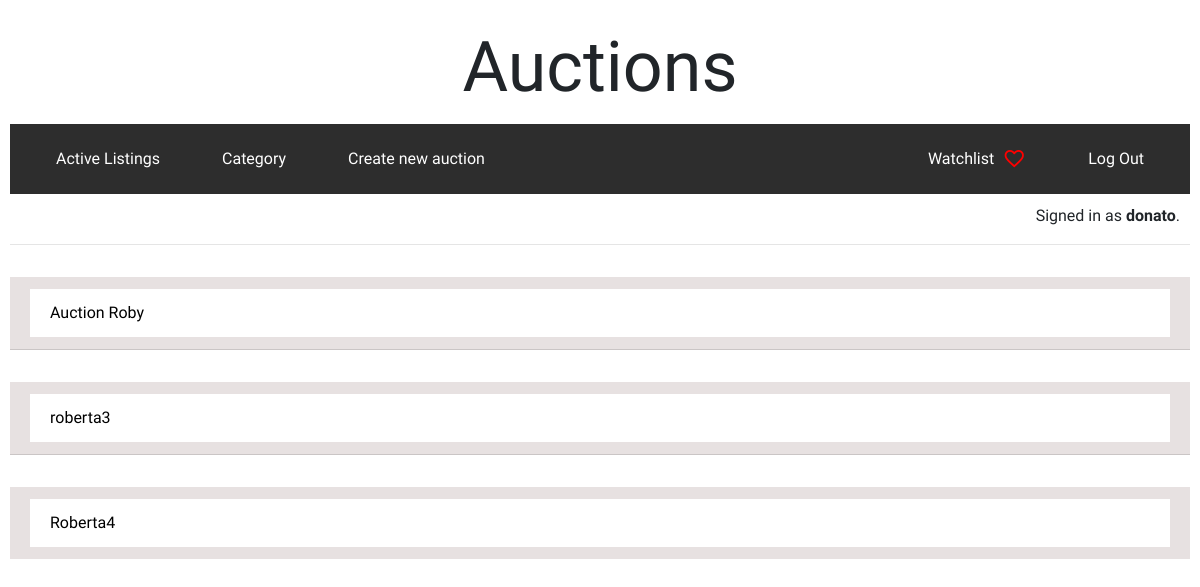
The page /watchlist (signed in) on the database as committed earlier.
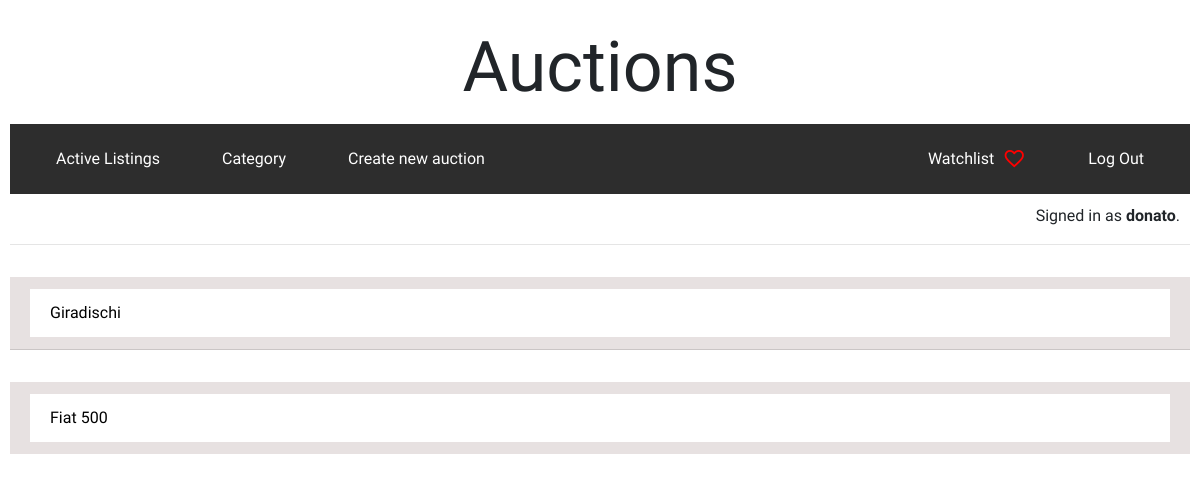
The same page on the database as committed later.
### auctions/models.py (models this page shows, shortened)
class Watchlist(models.Model):
    user_id = models.ForeignKey(User, on_delete=models.CASCADE)
    auction_id = models.ForeignKey(Auction, on_delete=models.CASCADE)
    watchlist = models.BooleanField(default=False)

class Auction(models.Model):
    title = models.CharField(max_length=64)
    description = models.TextField(max_length=200, blank=True)
    owner = models.ForeignKey(User, on_delete=models.CASCADE)
    start_bid = models.DecimalField(max_digits=8, decimal_places=2, default=0.00)
    active = models.BooleanField(default=True)
    image = models.ImageField(upload_to='auctions_images/', blank=True)
    category = models.CharField(max_length=64, blank=True)
    date = models.DateField()

### auctions/views.py (the view)
# urls.py: path("watchlist", views.watchlist, name="watchlist"),
@login_required(login_url='login')
def watchlist(request):
    user = request.user
    watchlist_list = Watchlist.objects.filter(user_id=user, watchlist=True)
    return render (request, "auctions/watchlist.html", {
        "watchlist_list" : watchlist_list
    })

### auctions/templates/auctions/watchlist.html (shortened to what this page needs)
{% extends "auctions/layout.html" %}
{% block body %}
<ul class="list-group list-group-flush">
    {% for auction in watchlist_list %}
        <li class="list-group-item list-group-item-action my-3">
            <a href="{% url 'detail' auction.auction_id.id %}" class="list-group-item">
                {{ auction.auction_id.title }}</a>
        </li>
    {% endfor %}
</ul>
{% endblock %}

Rows that differ between the two databases and show on the page:
removed Watchlist: auction_id "Auction Roby"
removed Watchlist: auction_id "roberta3"
removed Watchlist: auction_id "Roberta4"
added Watchlist: auction_id "Giradischi"
added Watchlist: auction_id "Fiat 500"
